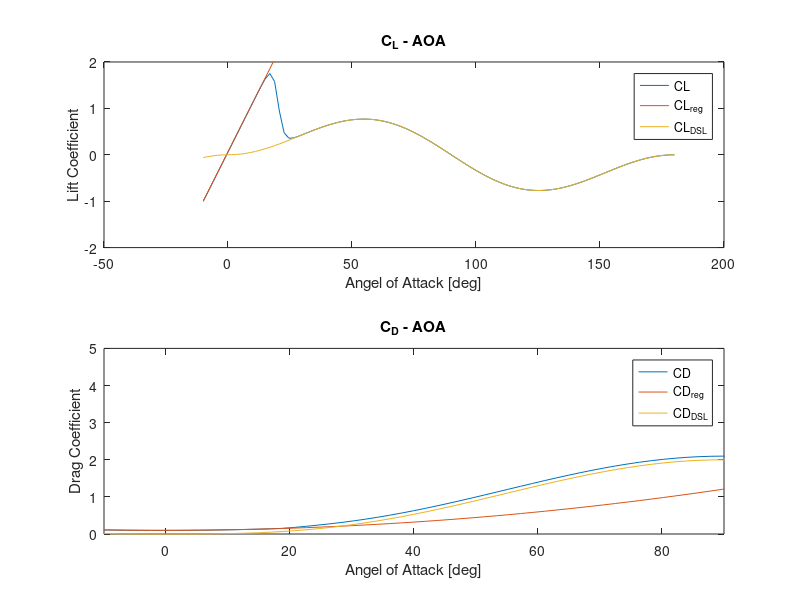

The MATLAB script that drew this image:
Iyy = 0.388;
m = 1.5;
density_air = 1.225;
S = 0.28;
mean_chord = 1.3;
CL0 = 0.062;
CLalpha = 6.09;
CD0 = 0.098;
K = 0.012;
CM0 = 0.028;
CMalpha = -0.031;
CLq = 0;
CLdelta = -1.72;
CDq = 0;
CDdelta = -0.814;
CMq = -13.1;
CMdelta = -0.325;
alpha0 = 20*pi/180;
M = 50;
delta = 20*pi/180;

x_degrees = linspace(-10,180);
x = x_degrees.*pi./180;
%x_degrees = [-10 -5 0 5 10 15 20 25 30 35 40 45 50 55 60 65 70 75 80 85 90];

sigma = ((1 + exp(-M*(x - alpha0)) + exp(M*(x + alpha0))) ./ ((1 + exp(-M*(x - alpha0))) .* (1 + exp(M*(x + alpha0)))));

CL = (1 - sigma).*(CL0 + CLalpha.*x) + sigma.*(2.*sign(x).*sin(x).^2 .* cos(x));
CLreg = CL0 + CLalpha .* x;
CLdsl = 2*sign(x).*(sin(x).^2) .* cos(x);
sin_test = sin(x).^2 ;

CD = CD0 + (1 - sigma) .* K .* (CL0 + CLalpha.*x).^2 + sigma .* (2.*sign(x).*sin(x).^3);
CDreg = CD0 + K .* (CL0 + CLalpha .* x) .^2;
CDdsl = 2*sign(x).*(sin(x).^3);

CM = CM0 + CMalpha * x;

% L = 1/2 * density_air .* V.^2 .* (CL + ((CLq .* mean_chord.*q) ./ (2.*V)) .* CLdelta.*delta);
% D = 1/2 * density_air .* V.^2 .* (CD + ((CDq .* mean_chord.*q) ./ (2.*V)) .* CDdelta.*delta);
% M = 1/2 * density_air .* V.^2 .* mean_chord .* (CM + ((CMq .* mean_chord.*q) ./ (2.*V)) .* CMdelta.*delta);



subplot(2,1,1);
plot(x_degrees, CL);
% plot(x_degrees, sin_test);
hold on
plot(x_degrees, CLreg);
plot(x_degrees, CLdsl);
%xlim([-10 90])
ylim([-2 2])
title('C_L - AOA')
xlabel('Angel of Attack [deg]') 
ylabel('Lift Coefficient') 
legend({'CL','CL_r_e_g','CL_D_S_L'},'Location','northeast')
hold off

subplot(2,1,2);
plot(x_degrees, CD);
hold on
plot(x_degrees, CDreg);
plot(x_degrees, CDdsl)
xlim([-10 90])
%ylim([-5 10])
title('C_D - AOA')
xlabel('Angel of Attack [deg]') 
ylabel('Drag Coefficient') 
legend({'CD','CD_r_e_g','CD_D_S_L'},'Location','northeast')
hold off

% subplot(3,2,2);
% syms V(t) g(t) q(t) theta(t) h(t) r(t)
% ode1 = diff(V) == (-D-m*9.81*sin(g))/m;
% ode2 = diff(g) == (L - m*9.81*cos(g))/(m*V);
% ode3 = diff(q) == M/Iyy;
% ode4 = diff(theta) == q;
% ode5 = diff(h) == V*sin(g);
% ode6 = diff(r) == V*cos(g);
% odes = [ode1; ode2; ode3; ode4; ode5; ode6];
% S = dsolve(odes);
% vSol(t) = S.V;
% gSol(t) = S.g;
% qSol(t) = s.q;
% thetaSol(t) = s.theta;
% hSol(t) = s.h;
% rSol(t) = s.r;
% [vSol(t), gSol(t), qSol(t), thetaSol(t), hSol(t), rSol(t)] = dsolve(odes);
% cond1 = V(0) == 1;
% cond2 = g(0) == 1;
% cond3 = q(0) == 1;
% cond4 = theta(0) == 1;
% cond5 = h(0) == 1;
% cond6 = r(0) == 1;
% conds = [cond1; cond2];
% [vSol(t), gSol(t), qSol(t), thetaSol(t), hSol(t), rSol(t)] = dsolve(odes,conds);
% figure
% title('V - time');
% fplot(vSol)
% grid on
% legend('vSol','Location','best')
% 
